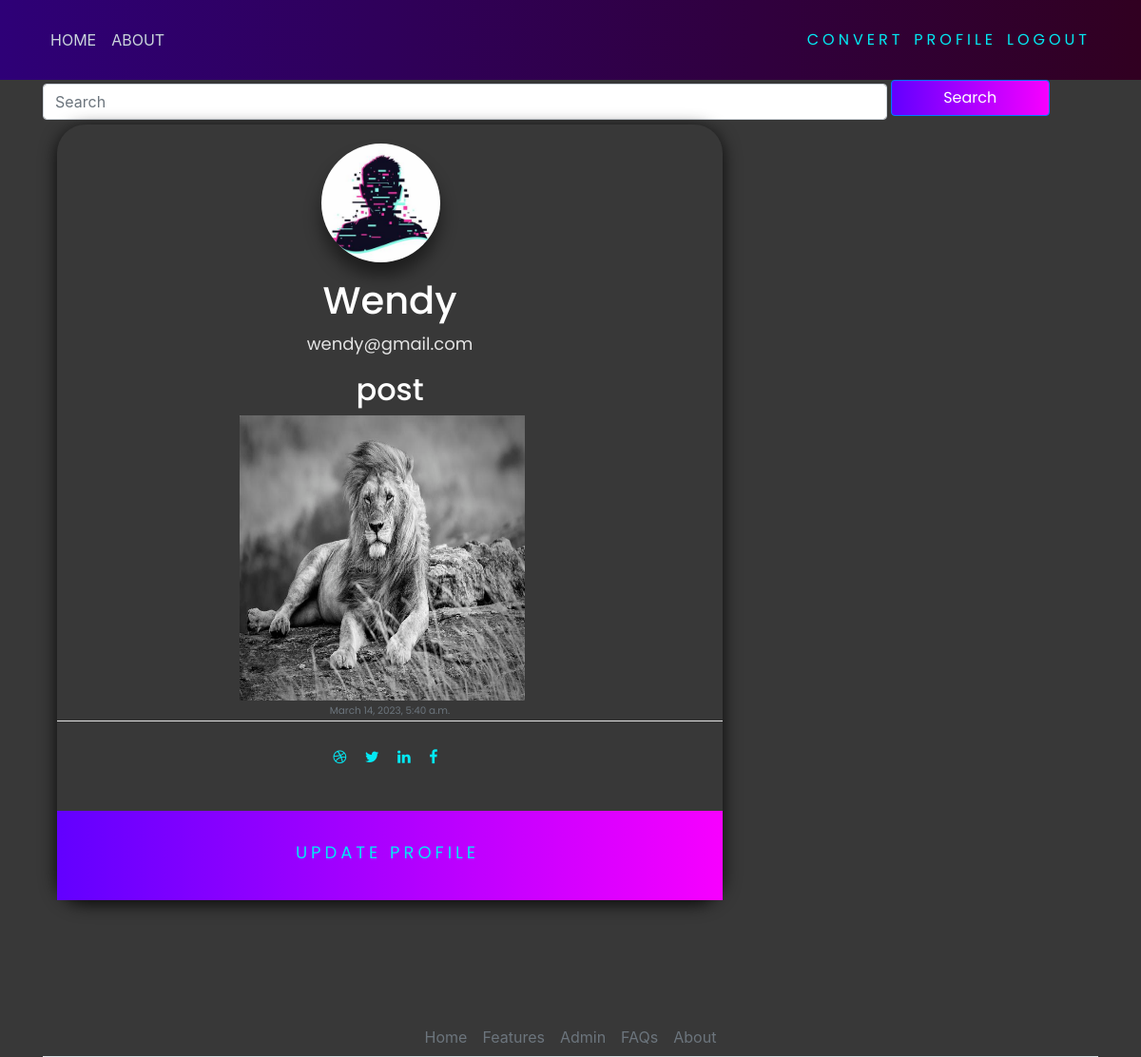
The app's page /profile/ (signed in) with its own data.
### users/models.py (models this page shows, shortened)
class Profile(models.Model):
    user = models.OneToOneField(User, on_delete=models.CASCADE)
    image = models.ImageField(default='default.jpg', upload_to='profile_pics/')

### blog/models.py (models this page shows, shortened)
class Post(models.Model):
    title = models.CharField(max_length = 200)
    date_posted = models.DateTimeField(default=timezone.now)
    image = models.ImageField(upload_to="images/")
    author = models.ForeignKey(User, on_delete=models.CASCADE)

### users/views.py (the view)
# urls.py: path('profile/', user_views.profile, name="profile"),
@login_required
def profile(request):
    author = request.user
    posts = Post.objects.filter(author=author)
    return render(request, 'profile.html', {'author': author, 'posts': posts})

### templates/profile.html (shortened to what this page needs)
{% extends 'base.html' %}
{% block content %}
{% load crispy_forms_tags %}
    <link rel="stylesheet" href="https://cdnjs.cloudflare.com/ajax/libs/font-awesome/4.7.0/css/font-awesome.min.css">
    <div class="cardd">
      <div class="m-b-25"> <img class="rounded-circle account-img" id="profile-img" src="{{ user.profile.image.url }}" class="img-radius" alt="User-Profile-Image"> </div>
      <h1 id="profile-h1">{{user.username|title}}</h1>
      <p class="title">{{user.email}}</p>
    {% for post in posts %}
    <div class="post">
    <h2><a class="article-title" style="color: white; font-family: 'Poppins', sans-serif;" href="{% url 'blog-detail' post.id %}">{{ post.title }}</a></h2>
    <a href="{% url 'blog-detail' post.id %}"><img class="photo" src="{{post.image.url}}" alt="" ></a>
    <div class="article-metadata">
    <small class="text-muted">{{ post.date_posted }}</small>
    {% empty %}
        <h1>No posts yet!</h1>
    </div>
    {% endfor %}
    </div>
      <a href="#" id="auth-links"><i class="fa fa-dribbble"></i></a>
      <a href="#" id="auth-links"><i class="fa fa-twitter"></i></a>
      <a href="#" id="auth-links"><i class="fa fa-linkedin"></i></a>
      <a href="#" id="auth-links"><i class="fa fa-facebook"></i></a>
        <form action="" method="post" enctype="multipart/form-data">
      <p><button id="btn-profile"><a href="{% url 'profile-update' %}" id="auth-links">
        Update Profile
    </a></button></p>
    </div>
{% endblock content %}

### static/main.css (style rules this page uses)
body { background-color: rgb(56, 56, 56); margin-top: 5rem; background-size: contain; background-repeat: no-repeat; }
h1, h2, h3, h4, h5, h6, p { color: #444444; font-family: 'Poppins', sans-serif; }
.article-title { color: #444444; }
.article-metadata { font-family: 'Poppins', sans-serif; padding-bottom: 1px; margin-bottom: 4px; font-size: 13px; border-bottom: 1px solid #e3e3e3 }
.account-img { height: 125px; width: 125px; margin-right: 20px; margin-bottom: 16px; }
#auth-links { font-family: 'Poppins', sans-serif; position: relative; display: inline-block; padding: 12px 3px; margin: 10px 0; color: #03e9f4; text-decoration: none; text-transform: uppercase; transition: 0.5s; letter-spacing: 4px; overflow: hidden; margin-right: 5px; }
.photo { height: 300px; width: 300px; margin-right: 16px; }
.cardd { box-shadow: 0 4px 18px 0 rgba(0, 0, 0, 0.849); max-width: 700px; margin: auto; text-align: center; border-radius: 30px; }
#profile-h1 { color: rgb(255, 255, 255); font-family: 'Poppins', sans-serif; }
.title { font-family: 'Poppins', sans-serif; color: rgb(228, 228, 228); font-size: 18px; }
button { font-family: 'Poppins', sans-serif; border: none; outline: 0; display: inline-block; padding: 8px; color: white; background-color: #000; text-align: center; cursor: pointer; width: 100%; font-size: 18px; transition: 1s; background: linear-gradient(270deg, rgb(247, 0, 255) 0%, rgb(98, 0, 255) 100%); }
#profile-img { margin-top: 20px; box-shadow: 0 14px 18px 0 rgba(0, 0, 0, 0.486); border-radius: 50px; }

### records on screen
Post: title "post", image (picture), date_posted "March 14, 2023, 5:40 a.m."

### other values on screen
{{ user.username|title }} "Wendy"
{{ user.email }} "wendy@gmail.com"
